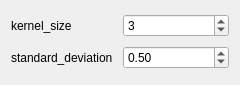
             <widget class="QWidget" name="page">
              <property name="geometry">
               <rect>
                <x>0</x>
                <y>0</y>
                <width>240</width>
                <height>85</height>
               </rect>
              </property>
              <attribute name="label">
               <string>Gaussian</string>
              </attribute>
              <layout class="QGridLayout" name="gridLayout_12">
               <item row="0" column="0">
                <widget class="QLabel" name="label_25">
                 <property name="text">
                  <string>kernel_size</string>
                 </property>
                </widget>
               </item>
               <item row="0" column="1">
                <widget class="QSpinBox" name="in_smooth_gaussian_0_kernel_size">
                 <property name="prefix">
                  <string/>
                 </property>
                 <property name="minimum">
                  <number>1</number>
                 </property>
                 <property name="maximum">
                  <number>7</number>
                 </property>
                 <property name="singleStep">
                  <number>2</number>
                 </property>
                 <property name="value">
                  <number>3</number>
                 </property>
                </widget>
               </item>
               <item row="1" column="0">
                <widget class="QLabel" name="label_29">
                 <property name="text">
                  <string>standard_deviation</string>
                 </property>
                </widget>
               </item>
               <item row="1" column="1">
                <widget class="QDoubleSpinBox" name="in_smooth_gaussian_1_sigma_x">
                 <property name="value">
                  <double>0.500000000000000</double>
                 </property>
                </widget>
               </item>
              </layout>
             </widget>
